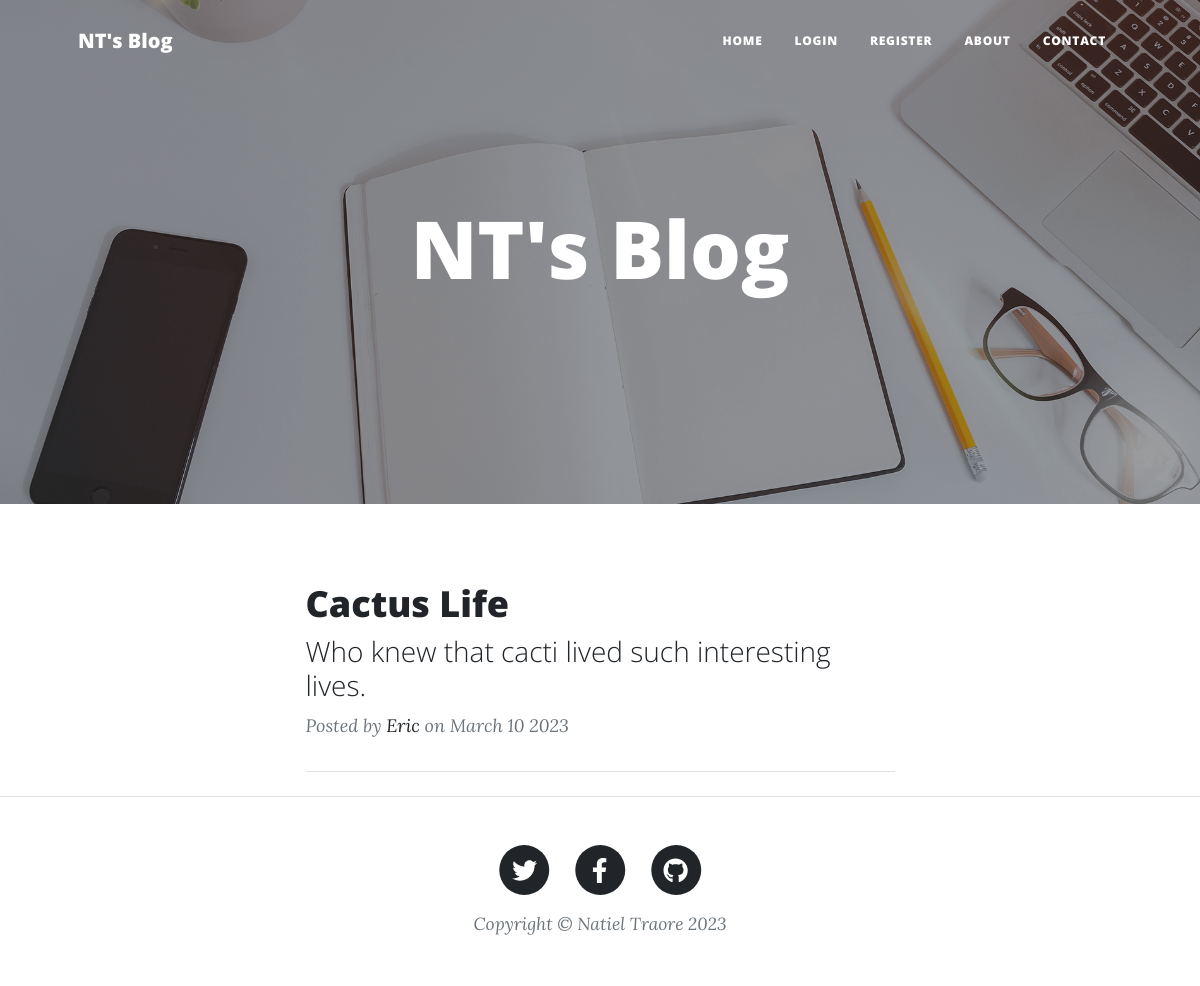
Before: / with the older database file.
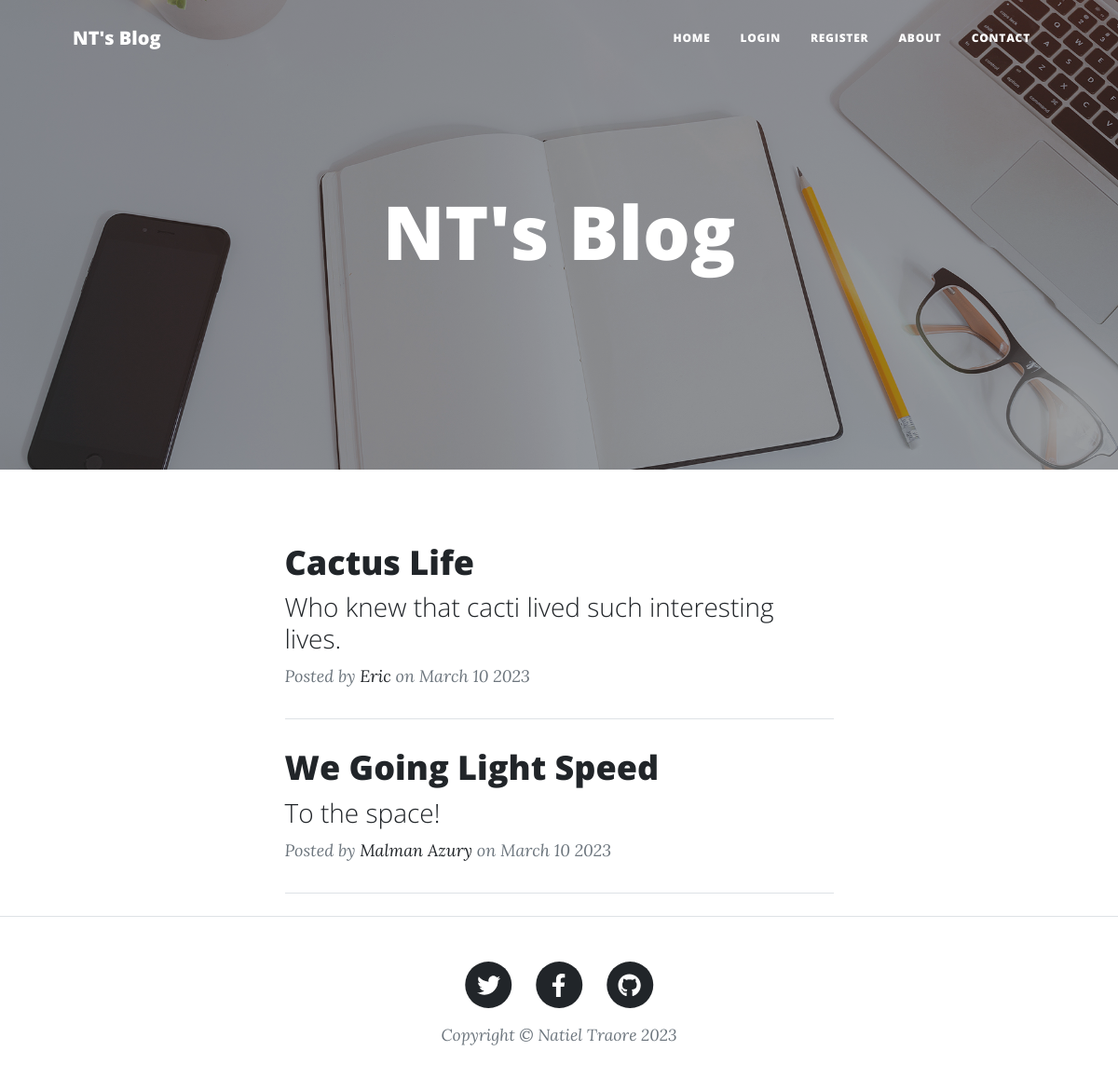
After: the same page with the newer database file.
### main.py (models this page shows)
class BlogPost(db.Model, Base):
    post_id = db.Column(db.Integer, primary_key=True)
    author_id = db.Column(db.Integer, db.ForeignKey("user.id"))
    author = relationship("User", back_populates="posts")
    title = db.Column(db.String(250), unique=True, nullable=False)
    subtitle = db.Column(db.String(250), nullable=False)
    date = db.Column(db.String(250), nullable=False)
    body = db.Column(db.Text, nullable=False)
    img_url = db.Column(db.String(250), nullable=False)

class User(UserMixin, db.Model, Base):
    id = db.Column(db.Integer, primary_key=True)
    name = db.Column(db.String(250), nullable=False)
    email = db.Column(db.String(250), unique=True, nullable=False)
    password = db.Column(db.String(250), nullable=False)
    admin = db.Column(db.Boolean, nullable=False)
    posts = relationship("BlogPost", back_populates="author")

### main.py (the view)
@app.route("/")
def home():
    posts = db.session.query(BlogPost).all()
    return render_template("index.html", posts=posts)

### main.py (called while the page is built)
@app.context_processor
def year_injector():
    return {"year": app.config["CURRENT_YEAR"]}

@app.context_processor
def current_user_injection():
    return {"cur_user": app.config["CURRENT_USER"]}

### templates/index.html (shortened to what this page needs)
{% include "header.html" %}
<header class="masthead dark-main-bg" style="background-image: url('static/img/home-bg.jpg')">
    <div class="container position-relative px-4 px-lg-5">
        <div class="row gx-4 gx-lg-5 justify-content-center">
            <div class="col-md-10 col-lg-8 col-xl-7">
                <div class="site-heading">
                    <h1>NT's Blog</h1>
                </div>
            </div>
        </div>
    </div>
</header>
<div class="container px-4 px-lg-5">
    <div class="row gx-4 gx-lg-5 justify-content-center">
        <div class="col-md-10 col-lg-8 col-xl-7">
            {% for p in posts %}
            <div class="post-preview">
                <a href="{{ url_for('get_post', pid=p.post_id) }}">
                    <h2 class="post-title">
                        {{ p.title }}
                    </h2>
                    <h3 class="post-subtitle">{{ p.subtitle }}</h3>
                </a>
                <p class="post-meta">
                    Posted by
                    <a href="#">{{ p.author.name }}</a>
                    on {{ p.date }}
                </p>
            </div>
            <hr class="my-4"/>
            {% endfor %}
        </div>
    </div>
</div>
{% include "footer.html" %}

### templates/header.html (shortened to what this page needs)
<!DOCTYPE html>
<html lang="en">
<head>
    <link href="../static/css/styles.css" rel="stylesheet"/>
</head>
<body>
<nav class="navbar navbar-expand-lg navbar-light" id="mainNav">
    <div class="container px-4 px-lg-5">
        <a class="navbar-brand" href="{{ url_for('home') }}">NT's Blog</a>
        <div class="collapse navbar-collapse" id="navbarResponsive">
            <ul class="navbar-nav ms-auto py-4 py-lg-0">
                <li class="nav-item">
                    <a class="nav-link px-lg-3 py-3 py-lg-4" href="{{ url_for('home') }}">Home</a>
                </li>
                {% if not cur_user.is_authenticated: %}
                <li class="nav-item">
                    <a class="nav-link px-lg-3 py-3 py-lg-4" href="{{ url_for('login') }}">Login</a>
                </li>
                <li class="nav-item">
                    <a class="nav-link px-lg-3 py-3 py-lg-4" href="{{ url_for('register') }}">Register</a>
                </li>
                {% else: %}
                <li class="nav-item">
                    <a class="nav-link px-lg-3 py-3 py-lg-4" href="{{ url_for('logout') }}">Log Out</a>
                </li>
                {% endif %}
                <li class="nav-item">
                    <a class="nav-link px-lg-3 py-3 py-lg-4" href="{{ url_for('get_about') }}">About</a>
                </li>
                <li class="nav-item">
                    <a class="nav-link px-lg-3 py-3 py-lg-4" href="{{ url_for('get_contact') }}">Contact</a>
                </li>
            </ul>
        </div>
    </div>
</nav>

### templates/footer.html (shortened to what this page needs)
<footer class="border-top">
    <div class="container px-4 px-lg-5">
        <div class="row gx-4 gx-lg-5 justify-content-center">
            <div class="col-md-10 col-lg-8 col-xl-7">
                <ul class="list-inline text-center">
                    <li class="list-inline-item">
                        <a href="#!">
                                <span class="fa-stack fa-lg">
                                    <i class="fas fa-circle fa-stack-2x"></i>
                                    <i class="fab fa-twitter fa-stack-1x fa-inverse"></i>
                                </span>
                        </a>
                    </li>
                    <li class="list-inline-item">
                        <a href="#!">
                                <span class="fa-stack fa-lg">
                                    <i class="fas fa-circle fa-stack-2x"></i>
                                    <i class="fab fa-facebook-f fa-stack-1x fa-inverse"></i>
                                </span>
                        </a>
                    </li>
                    <li class="list-inline-item">
                        <a href="#!">
                                <span class="fa-stack fa-lg">
                                    <i class="fas fa-circle fa-stack-2x"></i>
                                    <i class="fab fa-github fa-stack-1x fa-inverse"></i>
                                </span>
                        </a>
                    </li>
                </ul>
                <div class="small text-center text-muted fst-italic">Copyright &copy; Natiel Traore {{ year }}</div>
            </div>
        </div>
    </div>
</footer>
</body>
</html>

Changed rows visible on the page:
added BlogPost: title "We Going Light Speed", subtitle "To the space!", author.name "Malman Azury", date "March 10 2023"
